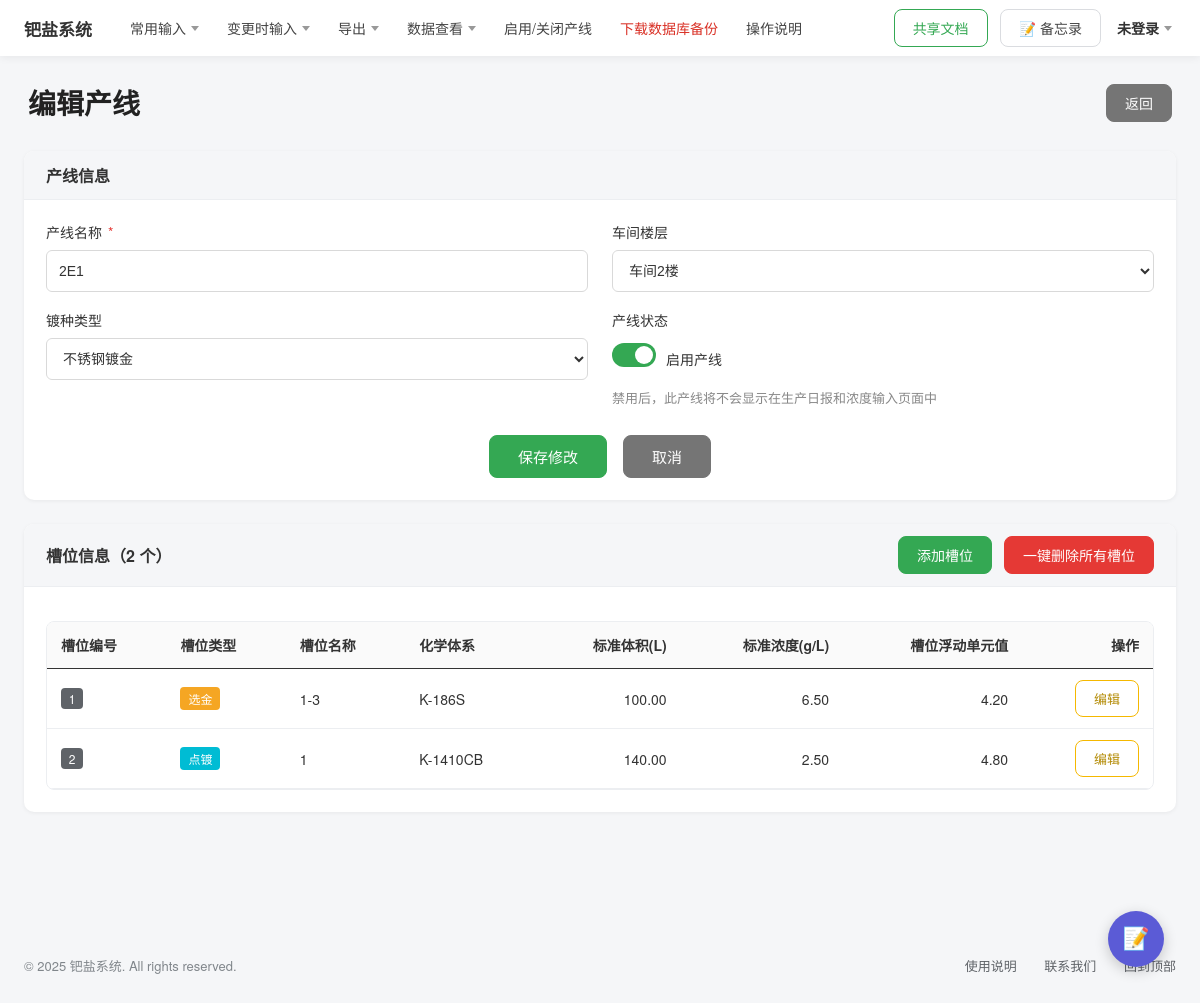
Page /lines/10/edit/ on the committed database.
### palladium/models.py (models this page shows, shortened)
class ProductionLine(models.Model):
    name = models.CharField('产线名称', max_length=50)
    line_no = models.CharField('产线编号', max_length=50, blank=True, default='')
    floor = models.CharField('车间楼层', max_length=20, blank=True, default='')
    plating_type = models.ForeignKey(
        PlatingType, on_delete=models.SET_NULL,
        null=True, blank=True, related_name='lines', verbose_name='镀种',
    )
    is_active = models.BooleanField('是否启用', default=True)
    sort_order = models.IntegerField('排序', default=0)
    created_by = models.ForeignKey(
        settings.AUTH_USER_MODEL, on_delete=models.SET_NULL,
        null=True, blank=True, related_name='production_lines', verbose_name='创建人',
    )
    created_at = models.DateTimeField('创建时间', auto_now_add=True)
    class Meta:
        ordering = ['sort_order', 'id']
        verbose_name = '产线'
        verbose_name_plural = '产线'

class PlatingType(models.Model):
    name = models.CharField('镀种名称', max_length=50, unique=True)
    created_at = models.DateTimeField('创建时间', auto_now_add=True)
    class Meta:
        ordering = ['name']
        verbose_name = '镀种'
        verbose_name_plural = '镀种'

class Slot(models.Model):
    line = models.ForeignKey(
        ProductionLine, on_delete=models.CASCADE,
        related_name='slots', verbose_name='产线',
    )
    sort_order = models.IntegerField('槽位顺序', default=0)
    slot_no = models.PositiveIntegerField('槽位编号', default=1)
    slot_type = models.CharField('槽位类型', max_length=50)
    name = models.CharField('槽位名称', max_length=100, blank=True, default='')
    chemical_system = models.ForeignKey(
        ChemicalSystem, on_delete=models.SET_NULL,
        null=True, blank=True, related_name='slots', verbose_name='化学体系',
    )
    std_volume = models.CharField('标准体积(L)', max_length=50, blank=True, default='')
    std_concentration = models.CharField('标准浓度(g/L)', max_length=50, blank=True, default='')
    float_value = models.CharField('槽位浮动单元值', max_length=50, blank=True, default='')
    control_value = models.CharField('管控中心值', max_length=50, blank=True, default='')
    created_by = models.ForeignKey(
        settings.AUTH_USER_MODEL, on_delete=models.SET_NULL,
        null=True, blank=True, related_name='slots', verbose_name='创建人',
    )
    class Meta:
        ordering = ['sort_order', 'id']
        verbose_name = '槽位'
        verbose_name_plural = '槽位'
        unique_together = [('line', 'slot_no')]

class ChemicalSystem(models.Model):
    name = models.CharField('药水系统名称', max_length=100, unique=True)
    created_at = models.DateTimeField('创建时间', auto_now_add=True)
    class Meta:
        ordering = ['name']
        verbose_name = '药水系统'
        verbose_name_plural = '药水系统'

### palladium/views.py (the view, shortened to what this page needs)
# urls.py: path('lines/<int:pk>/edit/', views.line_edit, name='line_edit'),
def line_edit(request, pk):
    line = get_object_or_404(
        ProductionLine.objects.select_related('plating_type'), pk=pk)
    context = {
        'page_title': '编辑产线',
        'line': line,
        'floors': FLOORS,
        'plating_types': PlatingType.objects.all(),
        'slot_count': line.slots.count(),
    }
    return render(request, 'palladium/line_edit.html', context)

### templates/palladium/line_edit.html (shortened to what this page needs)
{% extends 'base.html' %}
{% load static %}
{% block extra_css %}
<link rel="stylesheet" href="{% static 'css/page-form.css' %}">
{% endblock %}
{% block page_body %}
<div class="edit-header">
    <h1>编辑产线</h1>
    <a class="btn btn-gray" href="{% url 'palladium:line_list' %}">返回</a>
</div>
<main class="content form-page">
    <section class="form-card">
        <div class="form-card-header"><h2>产线信息</h2></div>
        <div class="form-card-body">
            <form method="post" id="lineForm" novalidate>
                <div class="field-row cols-2">
                    <div class="form-item">
                        <label>产线名称 <span class="req">*</span></label>
                        <input type="text" name="name" id="id_name" value="{{ line.name }}" maxlength="50">
                    </div>
                    <div class="form-item">
                        <label>车间楼层</label>
                        <select name="floor">
                            {% for f in floors %}
                            <option value="{{ f }}" {% if line.floor == f %}selected{% endif %}>{{ f }}</option>
                            {% endfor %}
                        </select>
                    </div>
                </div>
                <div class="field-row cols-2">
                    <div class="form-item">
                        <label>镀种类型</label>
                        <select name="plating_type">
                            {% for pt in plating_types %}
                            <option value="{{ pt.id }}" {% if line.plating_type_id == pt.id %}selected{% endif %}>{{ pt.name }}</option>
                            {% endfor %}
                        </select>
                    </div>
                    <div class="form-item">
                        <label>产线状态</label>
                        <div class="switch-row">
                            <label class="switch">
                                <span class="slider"></span>
                            </label>
                            <span class="switch-label">启用产线</span>
                        </div>
                        <div class="hint">禁用后，此产线将不会显示在生产日报和浓度输入页面中</div>
                    </div>
                </div>
                <div class="center-actions" style="margin:10px 0 0;">
                    <button type="submit" class="btn btn-green btn-lg">保存修改</button>
                    <a href="{% url 'palladium:line_list' %}" class="btn btn-gray btn-lg">取消</a>
                </div>
            </form>
        </div>
    </section>
    <section class="form-card">
        <div class="form-card-header">
            <h2>槽位信息（{{ slot_count }} 个）</h2>
            <div class="header-actions">
                <a class="btn btn-green" href="{% url 'palladium:slot_add' line.id %}">添加槽位</a>
                <form method="post" action="{% url 'palladium:line_slots_clear' line.id %}" class="inline-form"
                      data-confirm="确认删除该产线的所有槽位？">
                    <button type="submit" class="btn btn-red" {% if slot_count == 0 %}disabled{% endif %}>一键删除所有槽位</button>
                </form>
            </div>
        </div>
        <div class="form-card-body">
            {% if slot_count %}
            <div class="slot-table-wrap no-shadow">
                <table class="list-table slot-table">
                    <thead>
                    <tr>
                        <th>槽位编号</th>
                        <th>槽位类型</th>
                        <th>槽位名称</th>
                        <th>化学体系</th>
                        <th>标准体积(L)</th>
                        <th>标准浓度(g/L)</th>
                        <th>槽位浮动单元值</th>
                        <th>操作</th>
                    </tr>
                    </thead>
                    <tbody>
                    {% for s in line.slots.all %}
                    <tr>
                        <td><span class="slot-no">{{ s.slot_no }}</span></td>
                        <td><span class="type-badge {% if s.slot_type == '选金' %}tb-gold{% elif s.slot_type == '点镀' %}tb-cyan{% else %}tb-purple{% endif %}">{{ s.slot_type }}</span></td>
                        <td>{{ s.name }}</td>
                        <td>{{ s.chemical_system.name|default:'' }}</td>
                        <td>{{ s.std_volume }}</td>
                        <td>{{ s.std_concentration }}</td>
                        <td>{{ s.float_value }}</td>
                        <td><a class="btn btn-yellow-outline btn-sm" href="{% url 'palladium:slot_edit' line.id s.id %}">编辑</a></td>
                    </tr>
                    {% endfor %}
                    </tbody>
                </table>
            </div>
            {% else %}
            <div class="empty-slots" style="box-shadow:none;">
                <span>该产线暂无槽位数据</span>
                <a class="btn btn-outline-green" href="{% url 'palladium:slot_add' line.id %}">添加槽位</a>
            </div>
            {% endif %}
        </div>
    </section>
</main>
{% endblock %}

### static/css/base.css (style rules this page uses)
* { margin: 0; padding: 0; box-sizing: border-box; }
body { font-family: "Microsoft YaHei", "PingFang SC", "Helvetica Neue", Arial, sans-serif; font-size: 14px; color: #333; background: #f5f6f8; }
a { text-decoration: none; color: inherit; }
.btn { display: inline-flex; align-items: center; justify-content: center; padding: 8px 18px; border: 1px solid #dadce0; border-radius: 8px; background: #fff; font-size: 14px; cursor: pointer; transition: all 0.15s; }
.content { max-width: 1500px; margin: 0 auto; padding: 32px 24px 60px; }

### static/css/page-form.css (style rules this page uses)
.form-page { padding-top: 24px; max-width: 1500px; margin: 0 auto; }
.form-card { background: #fff; border-radius: 10px; box-shadow: 0 1px 4px rgba(0, 0, 0, 0.06); margin-bottom: 24px; overflow: hidden; }
.form-card-header { display: flex; align-items: center; justify-content: space-between; background: #f5f6f8; border-bottom: 1px solid #eceef1; padding: 12px 22px; }
.form-card-header h2 { font-size: 16px; font-weight: 600; color: #333; }
.form-card-body { padding: 22px; }
.field-row { display: grid; gap: 24px; }
.field-row.cols-2 { grid-template-columns: repeat(2, 1fr); }
.form-item { margin-bottom: 18px; }
.form-item label { display: block; margin-bottom: 8px; font-weight: 500; color: #333; }
.req { color: #e53935; margin-left: 2px; }
.form-item input[type="text"], .form-item input[type="date"], .form-item select { width: 100%; height: 42px; padding: 0 12px; border: 1px solid #d9d9d9; border-radius: 6px; font-size: 14px; outline: none; background: #fff; transition: border-color 0.15s, box-shadow 0.15s; color: #333; }
.form-item input::placeholder { color: #b0b4b8; }
.btn-green { background: #34a853; border-color: #34a853; color: #fff; }
.btn-gray { background: #757575; border-color: #757575; color: #fff; }
.btn-red { background: #e53935; border-color: #e53935; color: #fff; }
.btn-lg { padding: 10px 28px; font-size: 15px; }
.btn-sm { padding: 8px 18px; font-size: 13px; }
.list-table { width: 100%; border-collapse: collapse; }
.list-table th { text-align: left; padding: 13px 14px; border-bottom: 2px solid #444; white-space: nowrap; font-weight: 600; background: #fff; }
.list-table td { padding: 11px 14px; border-bottom: 1px solid #eceef1; white-space: nowrap; }
.inline-form { display: inline; }
.btn-yellow-outline { background: #fff; border: 1px solid #f5b800; color: #b28900; border-radius: 8px; }
.edit-header { display: flex; align-items: center; justify-content: space-between; padding: 26px 28px 4px; }
.edit-header h1 { font-size: 28px; font-weight: 700; color: #222; }
.center-actions { display: flex; justify-content: center; gap: 16px; margin: 30px 0 10px; }
.slot-table-wrap { margin-top: 12px; border-radius: 8px; overflow: auto; box-shadow: 0 0 0 1px #eceef1; }
.slot-table-wrap.no-shadow { box-shadow: none; border: 1px solid #eceef1; }
.slot-table th { border-bottom: 1px solid #333; background: #fafafa; }
.slot-table td, .slot-table th { text-align: right; }
.slot-table td:nth-child(-n+4), .slot-table th:nth-child(-n+4) { text-align: left; }
.slot-no { display: inline-block; min-width: 22px; text-align: center; background: #5f6368; color: #fff; border-radius: 4px; font-size: 12px; padding: 2px 6px; }
.type-badge { display: inline-block; font-size: 12px; padding: 3px 8px; border-radius: 4px; color: #fff; }
.tb-gold { background: #f5a623; }
.tb-cyan { background: #00bcd4; }
.switch-row { display: flex; align-items: center; gap: 10px; height: 42px; }
.switch { position: relative; display: inline-block; width: 44px; height: 24px; }
.switch .slider { position: absolute; cursor: pointer; inset: 0; background: #ccc; border-radius: 24px; transition: 0.2s; }
.switch .slider::before { content: ""; position: absolute; height: 18px; width: 18px; left: 3px; top: 3px; background: #fff; border-radius: 50%; transition: 0.2s; }
.switch input:checked + .slider { background: #34a853; }
.switch input:checked + .slider::before { transform: translateX(20px); }
.switch-label { font-size: 14px; }
.header-actions { display: flex; gap: 12px; }
.hint { color: #888; font-size: 13px; margin-top: 8px; }

### rows in the picture
ProductionLine: name "2E1", floor "车间2楼", plating_type "不锈钢镀金"
Slot: slot_no "1", slot_type "选金", name "1-3", chemical_system.name "K-186S", std_volume "100.00", std_concentration "6.50", float_value "4.20"
Slot: slot_no "2", slot_type "点镀", name "1", chemical_system.name "K-1410CB", std_volume "140.00", std_concentration "2.50", float_value "4.80"

### other values in the picture
{{ slot_count }} "2"
